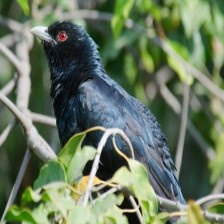
#> input picture Data Science/Machine Learning/Native Birds of Bangladesh/Test/Asian-Koel_(Kokil)/Asian-Koel_(Kokil)1.jpg, 224 x 224 px, found by its file name
$ jupyter execute --allow-errors Untitled.ipynb   (shell and % lines are left out)
#> lines starting #> are read from the running program, lines starting #| are printed output that depends on the picture
[cell 1]
import cv2
import numpy as np
import pywt
import matplotlib
from matplotlib import pyplot as plt
from sklearn.svm import SVC
from sklearn.preprocessing import StandardScaler
from sklearn.model_selection import train_test_split
from sklearn.pipeline import Pipeline
from sklearn.metrics import classification_report

[cell 2]
bird_img = cv2.imread('Train/Asian-Koel_(Kokil)/Asian-Koel_(Kokil)1.jpg')
#> bird_img is the input picture: shape (224, 224, 3); mean B, G, R 96.7, 120.4, 105
plt.imshow(bird_img)

[cell 3]
path_to_dataset = './Train/'

[cell 4]
import os
img_dirs = []
for entry in os.scandir(path_to_dataset):
    if entry.is_dir():
        img_dirs.append(entry.path)

[cell 5]
img_dirs

[cell 6]
def w2d(img, mode='haar', level=1):
#> called with mode = 'db1', level = 5
    imArray = img
    #Datatype conversions
    #convert to grayscale
    imArray = cv2.cvtColor( imArray,cv2.COLOR_RGB2GRAY )
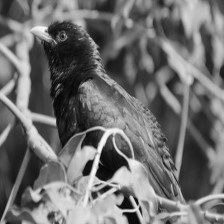
#> imArray: shape (224, 224); min 3, max 251, mean 111.6
    #convert to float
    imArray =  np.float32(imArray)
    imArray /= 255;
    # compute coefficients
    coeffs=pywt.wavedec2(imArray, mode, level=level)
#> coeffs = 6 items

    #Process Coefficients
    coeffs_H=list(coeffs)
#> coeffs_H = 6 items
    coeffs_H[0] *= 0;

    # reconstruction
    imArray_H=pywt.waverec2(coeffs_H, mode);
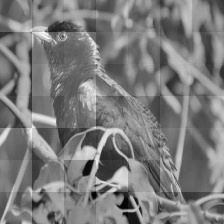
#> imArray_H: shape (224, 224) float32; min -0.619, max 0.644, mean 4.56e-10; drawn with min black and max white
    imArray_H *= 255;
    imArray_H =  np.uint8(imArray_H)
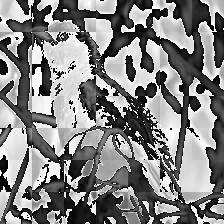
#> imArray_H: shape (224, 224); min 0, max 255, mean 131.1

    return imArray_H

[cell 7]
im_har = w2d(bird_img,'db1',5)
plt.imshow(im_har, cmap='gray')

[cell 8]
im_har = w2d(bird_img,'db1',5)
plt.imshow(im_har, cmap='gray')

[cell 9]
bird_image_dirs = []
bird_file_names_dict = {}

for img_dir in img_dirs:
    count = 1
    bird_name = img_dir.split('/')[-1]
    print(bird_name)

    bird_file_names_dict[bird_name] = []

    for entry in os.scandir(img_dir):
        roi_color = cv2.imread(entry.path)
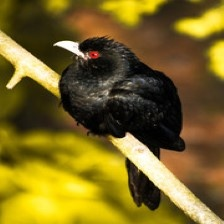
#> input picture Data Science/Machine Learning/Native Birds of Bangladesh/Train/Asian-Koel_(Kokil)/Asian-Koel_(Kokil)16.jpg, 224 x 224 px
#> roi_color is the input picture: shape (224, 224, 3); mean B, G, R 33.7, 102.7, 121.4
        if roi_color is not None:
            bird_folder = path_to_dataset + bird_name

            bird_file_name = bird_name + str(count) + ".jpg"
            bird_file_path = bird_folder + '/' + bird_file_name

            bird_file_names_dict

            #cv2.imwrite(bird_file_path, roi_color)
            bird_file_names_dict[bird_name].append(bird_file_path)
            count += 1

[cell 10]
bird_file_names_dict

[cell 11]
class_dict = {}
count = 0
for bird_name in bird_file_names_dict.keys():
    class_dict[bird_name] = count
    count = count + 1
#> after the loop, class_dict = {'Asian-Koel_(Kokil)': 0}
class_dict
#> Out = {'Asian-Koel_(Kokil)': 0}

[cell 12]
X_train, y_train = [], []
for bird_name, training_files in bird_file_names_dict.items():
    for training_image in training_files:
        img = cv2.imread(training_image)
        if img is None:
            continue
        scalled_raw_img = cv2.resize(img, (32, 32))
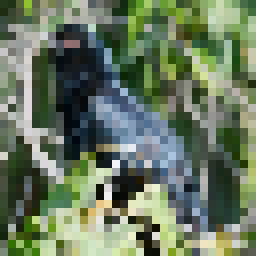
#> scalled_raw_img: shape (32, 32, 3) (shown 8 times larger); mean B, G, R 96.4, 120.1, 104.7
        img_har = w2d(img,'db1',5)
        scalled_img_har = cv2.resize(img_har, (32, 32))
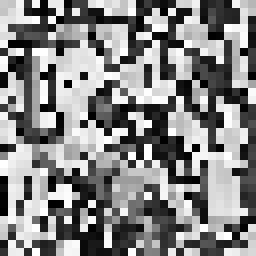
#> scalled_img_har: shape (32, 32) (shown 8 times larger); min 0, max 255, mean 133.5
        combined_img = np.vstack((scalled_raw_img.reshape(32*32*3,1),scalled_img_har.reshape(32*32,1)))
#> combined_img = 4096 values, max 255 at index 3187, min 0 at index 1274, mean 113.7
        X_train.append(combined_img)
        y_train.append(class_dict[bird_name])

[cell 13]
len(X_train)

[cell 14]
len(X_train[0])

[cell 15]
X_train[0]

[cell 16]
y_train[0]

[cell 17]
#Scatter

#> (a cell that did not finish here is left out)

[cell 19]
df1 = X_train[0: 105]
df2 = X_train[105: 210]
df3 = X_train[210: 315]
df4 = X_train[315: 420]
df5 = X_train[420: 525]
df6 = X_train[525: 630]
df7 = X_train[630: 735]
df8 = X_train[735: 840]
df9 = X_train[840: 1044]

[cell 20]
import numpy as np
import matplotlib.pyplot as plt
from sklearn.decomposition import PCA


# Assuming df1 to df6 are NumPy arrays with shape (samples, features)
# Apply PCA once to the combined data
#> (the rest of this cell did not finish here and is left out)

[cell 21]
X_train = np.array(X_train).reshape(len(X_train),4096).astype(float)
X_train.shape
#> Out = (1, 4096)

[cell 22]
path_to_dataset_test = './Test/'

[cell 23]
import os
img_dirs_test = []
for entry in os.scandir(path_to_dataset_test):
    if entry.is_dir():
        img_dirs_test.append(entry.path)

[cell 24]
img_dirs_test

[cell 25]
bird_image_dirs_test = []
bird_file_names_dict_test = {}

for img_dir in img_dirs_test:
    count = 1
    bird_name = img_dir.split('/')[-1]
    print(bird_name)

    bird_file_names_dict_test[bird_name] = []

    for entry in os.scandir(img_dir):
        roi_color = cv2.imread(entry.path)
        if roi_color is not None:
            bird_folder = path_to_dataset_test + bird_name

            bird_file_name_test = bird_name + str(count) + ".jpg"
            bird_file_path_test = bird_folder + '/' + bird_file_name_test

            bird_file_names_dict_test

            #cv2.imwrite(bird_file_path_test, roi_color)
            bird_file_names_dict_test[bird_name].append(bird_file_path_test)
            count += 1

[cell 26]
bird_file_names_dict_test

[cell 27]
X_test, y_test = [], []
for bird_name, training_files in bird_file_names_dict_test.items():
    for training_image in training_files:
        img = cv2.imread(training_image)
        if img is None:
            continue
        scalled_raw_img = cv2.resize(img, (32, 32))
        img_har = w2d(img,'db1',5)
        scalled_img_har = cv2.resize(img_har, (32, 32))
        combined_img = np.vstack((scalled_raw_img.reshape(32*32*3,1),scalled_img_har.reshape(32*32,1)))
        X_test.append(combined_img)
        y_test.append(class_dict[bird_name])

[cell 28]
len(X_test)
#> Out = 1

[cell 29]
len(X_test[0])
#> Out = 4096

[cell 30]
X_test[0]
#> Out has the same summary as combined_img

[cell 31]
y_test[0]
#> Out = 0

[cell 32]
X_test = np.array(X_test).reshape(len(X_test),4096).astype(float)
X_test.shape
#> Out = (1, 4096)

[cell 33]
pipe = Pipeline([('scaler', StandardScaler()), ('svc', SVC(kernel = 'rbf', C = 10))])
#> (the rest of this cell did not finish here and is left out)

#> (a cell that did not finish here is left out)

[cell 35]
from sklearn import svm
from sklearn.ensemble import RandomForestClassifier
from sklearn.linear_model import LogisticRegression
from sklearn.pipeline import make_pipeline
from sklearn.model_selection import GridSearchCV

[cell 36]
model_params = {
    'svm': {
        'model': svm.SVC(gamma='auto',probability=True),
        'params' : {
            'svc__C': [1,10],
            'svc__kernel': ['rbf','linear']
        }
    },
    'random_forest': {
        'model': RandomForestClassifier(),
        'params' : {
            'randomforestclassifier__n_estimators': [1,5,10]
        }
    },
    'logistic_regression' : {
        'model': LogisticRegression(solver='liblinear',multi_class='auto'),
        'params': {
            'logisticregression__C': [1,5,10]
        }
    }
}

[cell 37]
scores = []
best_estimators = {}
import pandas as pd
#> (the rest of this cell did not finish here and is left out)

[cell 38]
best_clf = SVC(kernel = 'rbf', C = 10, gamma = 10, probability=True)
#> (the rest of this cell did not finish here and is left out)

[cell 39]
'''
without gamma: 1.0,
gamma=0.1: 0.672926447574335,
gamma=1: 0.6643192488262911,
gamma=5: 0.6564945226917058,
gamma=10: 0.6549295774647887
'''

[cell 40]
from sklearn.metrics import confusion_matrix
#> (the rest of this cell did not finish here and is left out)

[cell 41]
import seaborn as sn
plt.figure(figsize = (10,7))
#> (the rest of this cell did not finish here and is left out)

[cell 42]
class_dict
#> Out = {'Asian-Koel_(Kokil)': 0}
